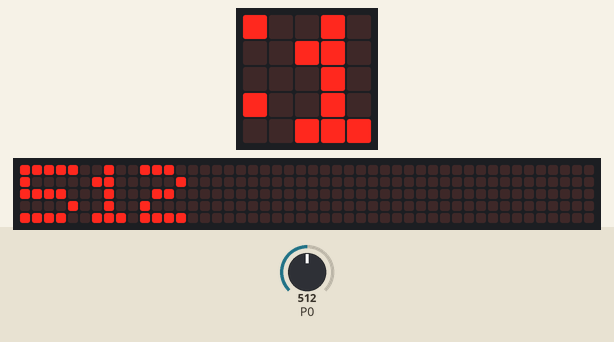
The program below on a simulated BBC micro:bit running MicroPython. On the bench: the board's 5×5 LED display, a strip that is not on the board, showing the scrolling text unrolled. The test bench sets the inputs (shaded band); at power-on: P0 = 512 (analog values on the 0–1023 scale). The 48×5 strip is a reading aid, not a part: it shows the text the display is scrolling, unrolled, one strip-width of it at a time.

Above: at 1.27 s.
1.3 s: P0 set to 716
At 4.92 s:
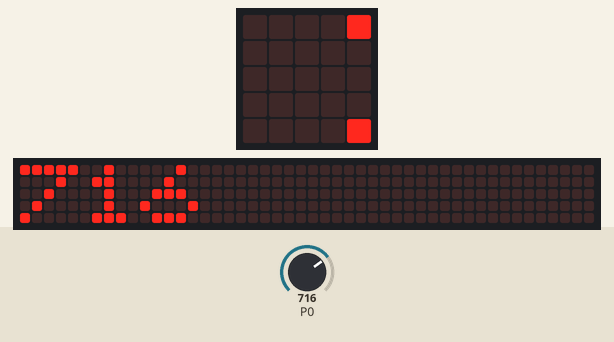
9.3 s: P0 set to 900
At 9.92 s:
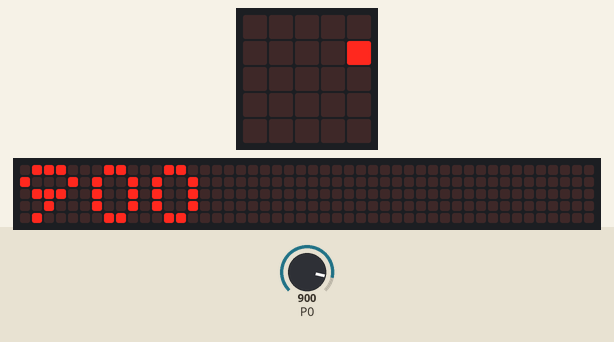
15.1 s: P0 set to 1023
At 19.92 s:
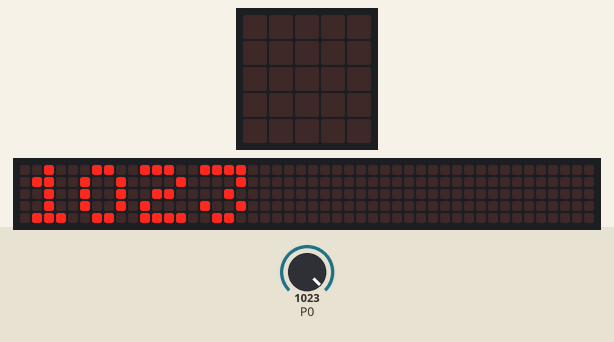

The program:

read_photoresistor_output.py
```python
# Example use of sensor with microbit
# This particular test used a Sunfounder photoresistor,
# though any photoresistor should work equally well.

# When more light is applied, the value returned is less
# When less light is applied, the value returned is greater

# Worked well, readings were consistent within a range
# When using, be sure to buff out minor changes in room lighting.

from microbit import *

while True:
    myreturn = pin0.read_analog()
    display.scroll(str(myreturn))
    sleep(2000)
```
